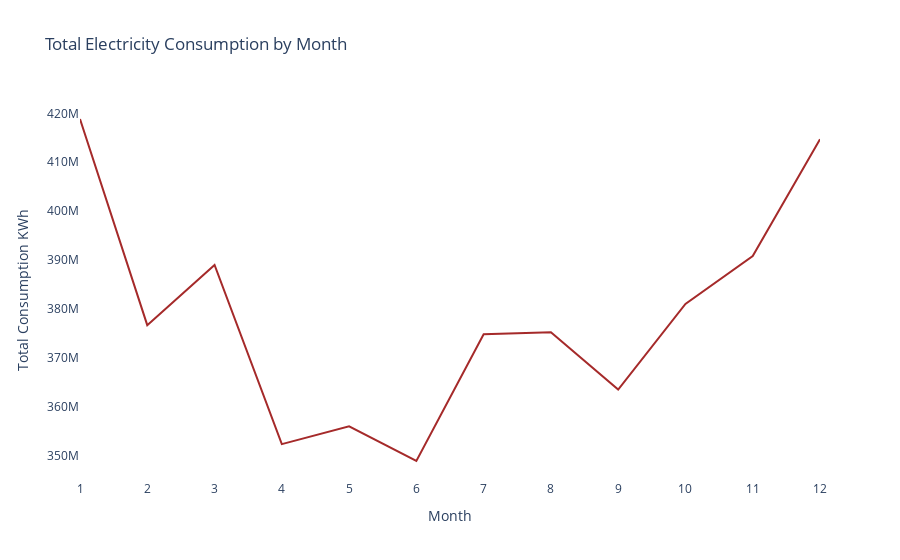

The notebook cell this image was saved under:
### Markdown cell above
#### 4.1.1 Guiding Question 1:  What is the consumption trend of Electricity and Solar Power by corporate organization on monthly and yearly basis from 2014-2023?

### Code cell
select_query = """
SELECT MONTH, Energy_Description, SUM(Total_Consumption) AS Total_Consumption, UNIT
FROM corp_consumption
WHERE Energy_Description = 'Electricity'
GROUP BY MONTH
ORDER BY MONTH;
"""

energ_con20 = pd.read_sql_query(select_query, engine)



import plotly.express as px

fig = px.line(energ_con20, x='MONTH', y='Total_Consumption', title='Total Electricity Consumption by Month',
            color_discrete_sequence=['brown'])
#fig.update_layout(height=300, width=400)  # Set the height and width of the plot
fig.update_layout(xaxis_title='Month', yaxis_title='Total Consumption KWh')
fig.update_layout(plot_bgcolor='white')
fig.update_layout(xaxis={'tickmode': 'linear', 'tick0': 1, 'dtick': 1})
fig.show()

### Figure 1 — Plotly figure (JSON) as saved in the notebook; plotly's stock layout.template omitted (floating-point values rounded to 4 significant figures)
{"data": [{"hovertemplate": "MONTH=%{x}<br>Total_Consumption=%{y}<extra></extra>", "legendgroup": "", "line": {"color": "brown", "dash": "solid"}, "marker": {"symbol": "circle"}, "mode": "lines", "name": "", "orientation": "v", "showlegend": false, "type": "scatter", "x": [1, 2, 3, 4, 5, 6, 7, 8, 9, 10, 11, 12], "xaxis": "x", "y": [418833057, 376650817, 388967537, 352305601, 355956871, 348849982, 374774431, 375202525, 363455146, 380981305, 390779640, 414680198], "yaxis": "y"}], "layout": {"legend": {"tracegroupgap": 0}, "plot_bgcolor": "white", "title": {"text": "Total Electricity Consumption by Month"}, "xaxis": {"anchor": "y", "domain": [0, 1], "dtick": 1, "tick0": 1, "tickmode": "linear", "title": {"text": "Month"}}, "yaxis": {"anchor": "x", "domain": [0, 1], "title": {"text": "Total Consumption KWh"}}}}
